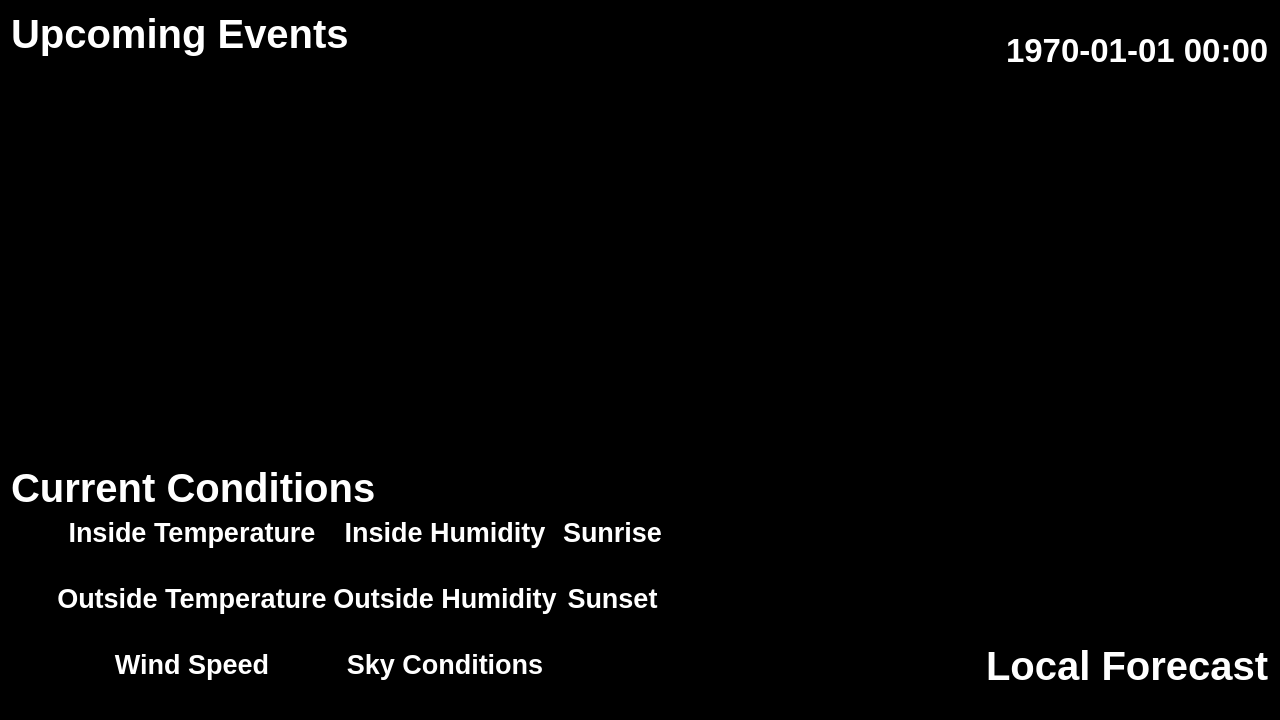
<?xml version="1.0" encoding="UTF-8"?>
<ui version="4.0">
 <class>MirrorFrame</class>
 <widget class="QFrame" name="MirrorFrame">
  <property name="geometry">
   <rect>
    <x>0</x>
    <y>0</y>
    <width>1280</width>
    <height>720</height>
   </rect>
  </property>
  <property name="palette">
   <palette>
    <active>
     <colorrole role="WindowText">
      <brush brushstyle="SolidPattern">
       <color alpha="255">
        <red>255</red>
        <green>255</green>
        <blue>255</blue>
       </color>
      </brush>
     </colorrole>
     <colorrole role="Button">
      <brush brushstyle="SolidPattern">
       <color alpha="255">
        <red>0</red>
        <green>0</green>
        <blue>0</blue>
       </color>
      </brush>
     </colorrole>
     <colorrole role="Light">
      <brush brushstyle="SolidPattern">
       <color alpha="255">
        <red>0</red>
        <green>0</green>
        <blue>0</blue>
       </color>
      </brush>
     </colorrole>
     <colorrole role="Midlight">
      <brush brushstyle="SolidPattern">
       <color alpha="255">
        <red>0</red>
        <green>0</green>
        <blue>0</blue>
       </color>
      </brush>
     </colorrole>
     <colorrole role="Dark">
      <brush brushstyle="SolidPattern">
       <color alpha="255">
        <red>0</red>
        <green>0</green>
        <blue>0</blue>
       </color>
      </brush>
     </colorrole>
     <colorrole role="Mid">
      <brush brushstyle="SolidPattern">
       <color alpha="255">
        <red>0</red>
        <green>0</green>
        <blue>0</blue>
       </color>
      </brush>
     </colorrole>
     <colorrole role="Text">
      <brush brushstyle="SolidPattern">
       <color alpha="255">
        <red>255</red>
        <green>255</green>
        <blue>255</blue>
       </color>
      </brush>
     </colorrole>
     <colorrole role="BrightText">
      <brush brushstyle="SolidPattern">
       <color alpha="255">
        <red>255</red>
        <green>255</green>
        <blue>255</blue>
       </color>
      </brush>
     </colorrole>
     <colorrole role="ButtonText">
      <brush brushstyle="SolidPattern">
       <color alpha="255">
        <red>255</red>
        <green>255</green>
        <blue>255</blue>
       </color>
      </brush>
     </colorrole>
     <colorrole role="Base">
      <brush brushstyle="SolidPattern">
       <color alpha="255">
        <red>0</red>
        <green>0</green>
        <blue>0</blue>
       </color>
      </brush>
     </colorrole>
     <colorrole role="Window">
      <brush brushstyle="SolidPattern">
       <color alpha="255">
        <red>0</red>
        <green>0</green>
        <blue>0</blue>
       </color>
      </brush>
     </colorrole>
     <colorrole role="Shadow">
      <brush brushstyle="SolidPattern">
       <color alpha="255">
        <red>0</red>
        <green>0</green>
        <blue>0</blue>
       </color>
      </brush>
     </colorrole>
     <colorrole role="AlternateBase">
      <brush brushstyle="SolidPattern">
       <color alpha="255">
        <red>0</red>
        <green>0</green>
        <blue>0</blue>
       </color>
      </brush>
     </colorrole>
     <colorrole role="ToolTipBase">
      <brush brushstyle="SolidPattern">
       <color alpha="255">
        <red>255</red>
        <green>255</green>
        <blue>220</blue>
       </color>
      </brush>
     </colorrole>
     <colorrole role="ToolTipText">
      <brush brushstyle="SolidPattern">
       <color alpha="255">
        <red>0</red>
        <green>0</green>
        <blue>0</blue>
       </color>
      </brush>
     </colorrole>
    </active>
    <inactive>
     <colorrole role="WindowText">
      <brush brushstyle="SolidPattern">
       <color alpha="255">
        <red>255</red>
        <green>255</green>
        <blue>255</blue>
       </color>
      </brush>
     </colorrole>
     <colorrole role="Button">
      <brush brushstyle="SolidPattern">
       <color alpha="255">
        <red>0</red>
        <green>0</green>
        <blue>0</blue>
       </color>
      </brush>
     </colorrole>
     <colorrole role="Light">
      <brush brushstyle="SolidPattern">
       <color alpha="255">
        <red>0</red>
        <green>0</green>
        <blue>0</blue>
       </color>
      </brush>
     </colorrole>
     <colorrole role="Midlight">
      <brush brushstyle="SolidPattern">
       <color alpha="255">
        <red>0</red>
        <green>0</green>
        <blue>0</blue>
       </color>
      </brush>
     </colorrole>
     <colorrole role="Dark">
      <brush brushstyle="SolidPattern">
       <color alpha="255">
        <red>0</red>
        <green>0</green>
        <blue>0</blue>
       </color>
      </brush>
     </colorrole>
     <colorrole role="Mid">
      <brush brushstyle="SolidPattern">
       <color alpha="255">
        <red>0</red>
        <green>0</green>
        <blue>0</blue>
       </color>
      </brush>
     </colorrole>
     <colorrole role="Text">
      <brush brushstyle="SolidPattern">
       <color alpha="255">
        <red>255</red>
        <green>255</green>
        <blue>255</blue>
       </color>
      </brush>
     </colorrole>
     <colorrole role="BrightText">
      <brush brushstyle="SolidPattern">
       <color alpha="255">
        <red>255</red>
        <green>255</green>
        <blue>255</blue>
       </color>
      </brush>
     </colorrole>
     <colorrole role="ButtonText">
      <brush brushstyle="SolidPattern">
       <color alpha="255">
        <red>255</red>
        <green>255</green>
        <blue>255</blue>
       </color>
      </brush>
     </colorrole>
     <colorrole role="Base">
      <brush brushstyle="SolidPattern">
       <color alpha="255">
        <red>0</red>
        <green>0</green>
        <blue>0</blue>
       </color>
      </brush>
     </colorrole>
     <colorrole role="Window">
      <brush brushstyle="SolidPattern">
       <color alpha="255">
        <red>0</red>
        <green>0</green>
        <blue>0</blue>
       </color>
      </brush>
     </colorrole>
     <colorrole role="Shadow">
      <brush brushstyle="SolidPattern">
       <color alpha="255">
        <red>0</red>
        <green>0</green>
        <blue>0</blue>
       </color>
      </brush>
     </colorrole>
     <colorrole role="AlternateBase">
      <brush brushstyle="SolidPattern">
       <color alpha="255">
        <red>0</red>
        <green>0</green>
        <blue>0</blue>
       </color>
      </brush>
     </colorrole>
     <colorrole role="ToolTipBase">
      <brush brushstyle="SolidPattern">
       <color alpha="255">
        <red>255</red>
        <green>255</green>
        <blue>220</blue>
       </color>
      </brush>
     </colorrole>
     <colorrole role="ToolTipText">
      <brush brushstyle="SolidPattern">
       <color alpha="255">
        <red>0</red>
        <green>0</green>
        <blue>0</blue>
       </color>
      </brush>
     </colorrole>
    </inactive>
    <disabled>
     <colorrole role="WindowText">
      <brush brushstyle="SolidPattern">
       <color alpha="255">
        <red>0</red>
        <green>0</green>
        <blue>0</blue>
       </color>
      </brush>
     </colorrole>
     <colorrole role="Button">
      <brush brushstyle="SolidPattern">
       <color alpha="255">
        <red>0</red>
        <green>0</green>
        <blue>0</blue>
       </color>
      </brush>
     </colorrole>
     <colorrole role="Light">
      <brush brushstyle="SolidPattern">
       <color alpha="255">
        <red>0</red>
        <green>0</green>
        <blue>0</blue>
       </color>
      </brush>
     </colorrole>
     <colorrole role="Midlight">
      <brush brushstyle="SolidPattern">
       <color alpha="255">
        <red>0</red>
        <green>0</green>
        <blue>0</blue>
       </color>
      </brush>
     </colorrole>
     <colorrole role="Dark">
      <brush brushstyle="SolidPattern">
       <color alpha="255">
        <red>0</red>
        <green>0</green>
        <blue>0</blue>
       </color>
      </brush>
     </colorrole>
     <colorrole role="Mid">
      <brush brushstyle="SolidPattern">
       <color alpha="255">
        <red>0</red>
        <green>0</green>
        <blue>0</blue>
       </color>
      </brush>
     </colorrole>
     <colorrole role="Text">
      <brush brushstyle="SolidPattern">
       <color alpha="255">
        <red>0</red>
        <green>0</green>
        <blue>0</blue>
       </color>
      </brush>
     </colorrole>
     <colorrole role="BrightText">
      <brush brushstyle="SolidPattern">
       <color alpha="255">
        <red>255</red>
        <green>255</green>
        <blue>255</blue>
       </color>
      </brush>
     </colorrole>
     <colorrole role="ButtonText">
      <brush brushstyle="SolidPattern">
       <color alpha="255">
        <red>0</red>
        <green>0</green>
        <blue>0</blue>
       </color>
      </brush>
     </colorrole>
     <colorrole role="Base">
      <brush brushstyle="SolidPattern">
       <color alpha="255">
        <red>0</red>
        <green>0</green>
        <blue>0</blue>
       </color>
      </brush>
     </colorrole>
     <colorrole role="Window">
      <brush brushstyle="SolidPattern">
       <color alpha="255">
        <red>0</red>
        <green>0</green>
        <blue>0</blue>
       </color>
      </brush>
     </colorrole>
     <colorrole role="Shadow">
      <brush brushstyle="SolidPattern">
       <color alpha="255">
        <red>0</red>
        <green>0</green>
        <blue>0</blue>
       </color>
      </brush>
     </colorrole>
     <colorrole role="AlternateBase">
      <brush brushstyle="SolidPattern">
       <color alpha="255">
        <red>0</red>
        <green>0</green>
        <blue>0</blue>
       </color>
      </brush>
     </colorrole>
     <colorrole role="ToolTipBase">
      <brush brushstyle="SolidPattern">
       <color alpha="255">
        <red>255</red>
        <green>255</green>
        <blue>220</blue>
       </color>
      </brush>
     </colorrole>
     <colorrole role="ToolTipText">
      <brush brushstyle="SolidPattern">
       <color alpha="255">
        <red>0</red>
        <green>0</green>
        <blue>0</blue>
       </color>
      </brush>
     </colorrole>
    </disabled>
   </palette>
  </property>
  <property name="font">
   <font>
    <pointsize>30</pointsize>
    <weight>75</weight>
    <bold>true</bold>
   </font>
  </property>
  <property name="windowTitle">
   <string>Form</string>
  </property>
  <property name="autoFillBackground">
   <bool>true</bool>
  </property>
  <layout class="QVBoxLayout" name="verticalLayout">
   <item>
    <layout class="QHBoxLayout" name="horizontalLayout">
     <item>
      <layout class="QGridLayout" name="gridLayout_3">
       <item row="0" column="0" colspan="2">
        <widget class="QLabel" name="calLabel">
         <property name="font">
          <font>
           <pointsize>30</pointsize>
           <weight>75</weight>
           <bold>true</bold>
          </font>
         </property>
         <property name="text">
          <string>Upcoming Events</string>
         </property>
        </widget>
       </item>
       <item row="1" column="0">
        <spacer name="calendarIndentation">
         <property name="orientation">
          <enum>Qt::Horizontal</enum>
         </property>
         <property name="sizeType">
          <enum>QSizePolicy::Maximum</enum>
         </property>
         <property name="sizeHint" stdset="0">
          <size>
           <width>40</width>
           <height>20</height>
          </size>
         </property>
        </spacer>
       </item>
       <item row="1" column="1">
        <layout class="QVBoxLayout" name="calendarLayout"/>
       </item>
      </layout>
     </item>
     <item>
      <spacer name="horizontalSpacer_2">
       <property name="orientation">
        <enum>Qt::Horizontal</enum>
       </property>
       <property name="sizeHint" stdset="0">
        <size>
         <width>40</width>
         <height>20</height>
        </size>
       </property>
      </spacer>
     </item>
     <item>
      <layout class="QVBoxLayout" name="verticalLayout_3">
       <item>
        <widget class="QLabel" name="versionLabel">
         <property name="font">
          <font>
           <pointsize>10</pointsize>
           <weight>50</weight>
           <bold>false</bold>
          </font>
         </property>
         <property name="text">
          <string/>
         </property>
         <property name="alignment">
          <set>Qt::AlignRight|Qt::AlignTrailing|Qt::AlignVCenter</set>
         </property>
        </widget>
       </item>
       <item>
        <widget class="QLabel" name="clockLabel">
         <property name="font">
          <font>
           <pointsize>25</pointsize>
          </font>
         </property>
         <property name="text">
          <string>1970-01-01 00:00</string>
         </property>
        </widget>
       </item>
       <item>
        <spacer name="verticalSpacer_4">
         <property name="orientation">
          <enum>Qt::Vertical</enum>
         </property>
         <property name="sizeHint" stdset="0">
          <size>
           <width>20</width>
           <height>40</height>
          </size>
         </property>
        </spacer>
       </item>
      </layout>
     </item>
    </layout>
   </item>
   <item>
    <widget class="QLabel" name="lightningLabel">
     <property name="font">
      <font>
       <pointsize>30</pointsize>
       <weight>75</weight>
       <bold>true</bold>
      </font>
     </property>
     <property name="text">
      <string/>
     </property>
    </widget>
   </item>
   <item>
    <spacer name="verticalSpacer">
     <property name="orientation">
      <enum>Qt::Vertical</enum>
     </property>
     <property name="sizeHint" stdset="0">
      <size>
       <width>20</width>
       <height>496</height>
      </size>
     </property>
    </spacer>
   </item>
   <item>
    <layout class="QHBoxLayout" name="horizontalLayout_3">
     <item>
      <widget class="QWidget" name="conditionsWidget" native="true">
       <property name="font">
        <font>
         <pointsize>20</pointsize>
        </font>
       </property>
       <layout class="QGridLayout" name="gridLayout">
        <property name="leftMargin">
         <number>0</number>
        </property>
        <property name="topMargin">
         <number>0</number>
        </property>
        <property name="rightMargin">
         <number>0</number>
        </property>
        <property name="bottomMargin">
         <number>0</number>
        </property>
        <item row="4" column="0" rowspan="3">
         <spacer name="conditionsIndentation">
          <property name="orientation">
           <enum>Qt::Horizontal</enum>
          </property>
          <property name="sizeType">
           <enum>QSizePolicy::Maximum</enum>
          </property>
          <property name="sizeHint" stdset="0">
           <size>
            <width>40</width>
            <height>20</height>
           </size>
          </property>
         </spacer>
        </item>
        <item row="4" column="2">
         <layout class="QVBoxLayout" name="localHumidityLayout">
          <item>
           <widget class="QLabel" name="localHumidityLabel">
            <property name="text">
             <string>Inside Humidity</string>
            </property>
            <property name="alignment">
             <set>Qt::AlignBottom|Qt::AlignHCenter</set>
            </property>
           </widget>
          </item>
          <item>
           <widget class="QLabel" name="localHumidity">
            <property name="font">
             <font>
              <pointsize>15</pointsize>
              <weight>50</weight>
              <bold>false</bold>
             </font>
            </property>
            <property name="text">
             <string/>
            </property>
            <property name="alignment">
             <set>Qt::AlignHCenter|Qt::AlignTop</set>
            </property>
           </widget>
          </item>
         </layout>
        </item>
        <item row="2" column="0" colspan="4">
         <widget class="QLabel" name="currentLabel">
          <property name="font">
           <font>
            <pointsize>30</pointsize>
           </font>
          </property>
          <property name="text">
           <string>Current Conditions</string>
          </property>
         </widget>
        </item>
        <item row="6" column="3">
         <widget class="QLabel" name="currentIcon">
          <property name="text">
           <string/>
          </property>
          <property name="alignment">
           <set>Qt::AlignCenter</set>
          </property>
         </widget>
        </item>
        <item row="1" column="0" colspan="4">
         <spacer name="verticalSpacer_3">
          <property name="orientation">
           <enum>Qt::Vertical</enum>
          </property>
          <property name="sizeHint" stdset="0">
           <size>
            <width>20</width>
            <height>40</height>
           </size>
          </property>
         </spacer>
        </item>
        <item row="4" column="3">
         <layout class="QVBoxLayout" name="sunriseLayout">
          <item>
           <widget class="QLabel" name="sunriseLabel">
            <property name="text">
             <string>Sunrise</string>
            </property>
            <property name="alignment">
             <set>Qt::AlignBottom|Qt::AlignHCenter</set>
            </property>
           </widget>
          </item>
          <item>
           <widget class="QLabel" name="sunrise">
            <property name="font">
             <font>
              <pointsize>15</pointsize>
              <weight>50</weight>
              <bold>false</bold>
             </font>
            </property>
            <property name="text">
             <string/>
            </property>
            <property name="alignment">
             <set>Qt::AlignHCenter|Qt::AlignTop</set>
            </property>
           </widget>
          </item>
         </layout>
        </item>
        <item row="5" column="2">
         <layout class="QVBoxLayout" name="currentHumidityLayout">
          <item>
           <widget class="QLabel" name="currentHumidityLabel">
            <property name="text">
             <string>Outside Humidity</string>
            </property>
            <property name="alignment">
             <set>Qt::AlignBottom|Qt::AlignHCenter</set>
            </property>
           </widget>
          </item>
          <item>
           <widget class="QLabel" name="currentHumidity">
            <property name="font">
             <font>
              <pointsize>15</pointsize>
              <weight>50</weight>
              <bold>false</bold>
             </font>
            </property>
            <property name="text">
             <string/>
            </property>
            <property name="alignment">
             <set>Qt::AlignHCenter|Qt::AlignTop</set>
            </property>
           </widget>
          </item>
         </layout>
        </item>
        <item row="5" column="3">
         <layout class="QVBoxLayout" name="sunsetLayout">
          <item>
           <widget class="QLabel" name="sunsetLabel">
            <property name="font">
             <font>
              <pointsize>20</pointsize>
             </font>
            </property>
            <property name="text">
             <string>Sunset</string>
            </property>
            <property name="alignment">
             <set>Qt::AlignBottom|Qt::AlignHCenter</set>
            </property>
           </widget>
          </item>
          <item>
           <widget class="QLabel" name="sunset">
            <property name="font">
             <font>
              <pointsize>15</pointsize>
              <weight>50</weight>
              <bold>false</bold>
             </font>
            </property>
            <property name="text">
             <string/>
            </property>
            <property name="alignment">
             <set>Qt::AlignHCenter|Qt::AlignTop</set>
            </property>
           </widget>
          </item>
         </layout>
        </item>
        <item row="6" column="2">
         <layout class="QVBoxLayout" name="currentSkyLayout">
          <item>
           <widget class="QLabel" name="currentSkyLabel">
            <property name="text">
             <string>Sky Conditions</string>
            </property>
            <property name="alignment">
             <set>Qt::AlignBottom|Qt::AlignHCenter</set>
            </property>
           </widget>
          </item>
          <item>
           <widget class="QLabel" name="currentSky">
            <property name="font">
             <font>
              <pointsize>15</pointsize>
              <weight>50</weight>
              <bold>false</bold>
             </font>
            </property>
            <property name="text">
             <string/>
            </property>
            <property name="alignment">
             <set>Qt::AlignHCenter|Qt::AlignTop</set>
            </property>
           </widget>
          </item>
         </layout>
        </item>
        <item row="6" column="1">
         <layout class="QVBoxLayout" name="currentWindLayout">
          <item>
           <widget class="QLabel" name="currentWindLabel">
            <property name="text">
             <string>Wind Speed</string>
            </property>
            <property name="alignment">
             <set>Qt::AlignBottom|Qt::AlignHCenter</set>
            </property>
           </widget>
          </item>
          <item>
           <widget class="QLabel" name="currentWind">
            <property name="font">
             <font>
              <pointsize>15</pointsize>
              <weight>50</weight>
              <bold>false</bold>
             </font>
            </property>
            <property name="text">
             <string/>
            </property>
            <property name="alignment">
             <set>Qt::AlignHCenter|Qt::AlignTop</set>
            </property>
           </widget>
          </item>
         </layout>
        </item>
        <item row="5" column="1">
         <layout class="QVBoxLayout" name="currentTempLayout">
          <item>
           <widget class="QLabel" name="currentTempLabel">
            <property name="text">
             <string>Outside Temperature</string>
            </property>
            <property name="alignment">
             <set>Qt::AlignBottom|Qt::AlignHCenter</set>
            </property>
           </widget>
          </item>
          <item>
           <widget class="QLabel" name="currentTemp">
            <property name="font">
             <font>
              <pointsize>15</pointsize>
              <weight>50</weight>
              <bold>false</bold>
             </font>
            </property>
            <property name="text">
             <string/>
            </property>
            <property name="alignment">
             <set>Qt::AlignHCenter|Qt::AlignTop</set>
            </property>
           </widget>
          </item>
         </layout>
        </item>
        <item row="4" column="1">
         <layout class="QVBoxLayout" name="localTempLayout">
          <item>
           <widget class="QLabel" name="localTempLabel">
            <property name="text">
             <string>Inside Temperature</string>
            </property>
            <property name="alignment">
             <set>Qt::AlignBottom|Qt::AlignHCenter</set>
            </property>
           </widget>
          </item>
          <item>
           <widget class="QLabel" name="localTemp">
            <property name="font">
             <font>
              <pointsize>15</pointsize>
              <weight>50</weight>
              <bold>false</bold>
             </font>
            </property>
            <property name="text">
             <string/>
            </property>
            <property name="alignment">
             <set>Qt::AlignHCenter|Qt::AlignTop</set>
            </property>
           </widget>
          </item>
         </layout>
        </item>
       </layout>
      </widget>
     </item>
     <item>
      <spacer name="horizontalSpacer_3">
       <property name="orientation">
        <enum>Qt::Horizontal</enum>
       </property>
       <property name="sizeHint" stdset="0">
        <size>
         <width>40</width>
         <height>20</height>
        </size>
       </property>
      </spacer>
     </item>
     <item>
      <widget class="QWidget" name="forecastWidget" native="true">
       <layout class="QVBoxLayout" name="verticalLayout_2">
        <property name="leftMargin">
         <number>0</number>
        </property>
        <property name="topMargin">
         <number>0</number>
        </property>
        <property name="rightMargin">
         <number>0</number>
        </property>
        <property name="bottomMargin">
         <number>0</number>
        </property>
        <item>
         <spacer name="verticalSpacer_2">
          <property name="orientation">
           <enum>Qt::Vertical</enum>
          </property>
          <property name="sizeHint" stdset="0">
           <size>
            <width>20</width>
            <height>40</height>
           </size>
          </property>
         </spacer>
        </item>
        <item>
         <widget class="QLabel" name="forecastLabel">
          <property name="font">
           <font>
            <pointsize>30</pointsize>
            <weight>75</weight>
            <bold>true</bold>
           </font>
          </property>
          <property name="text">
           <string>Local Forecast</string>
          </property>
         </widget>
        </item>
        <item>
         <layout class="QHBoxLayout" name="horizontalLayout_2">
          <item>
           <spacer name="forecastIndentation">
            <property name="orientation">
             <enum>Qt::Horizontal</enum>
            </property>
            <property name="sizeType">
             <enum>QSizePolicy::Maximum</enum>
            </property>
            <property name="sizeHint" stdset="0">
             <size>
              <width>40</width>
              <height>20</height>
             </size>
            </property>
           </spacer>
          </item>
          <item>
           <layout class="QGridLayout" name="forecastLayout"/>
          </item>
         </layout>
        </item>
       </layout>
      </widget>
     </item>
    </layout>
   </item>
  </layout>
 </widget>
 <resources/>
 <connections/>
</ui>
